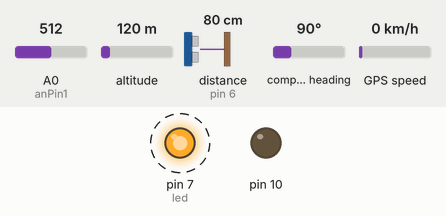
This sketch was run on a simulated Arduino Uno, built with avr-gcc and run on an emulated ATmega328P. Shown: output pins drawn as LEDs (lit = HIGH). Wiring (inferred from the names in the program): range finder with pulse-width output: data pin 6. Dashed ring = blinking. The inputs (shaded band) are chosen by the test bench; at power-on: distance to the obstacle (sensor on pin 6) 80 cm, A0 (anPin1) = 512, altitude 120 m, compass heading 90°, GPS speed 0 km/h. The echo pulse lasts 58.3 µs per cm; storage starts empty; the GPS gets a fix after 3 s at 37.7749, -122.4194 with 8 satellites; what the sketch prints to the serial monitor is not drawn.

Above: at 1.2 s.
1.3 s: distance to the obstacle (sensor on pin 6) set to 23 cm
4.8 s: distance to the obstacle (sensor on pin 6) set to 18 cm
At 5.8 s:
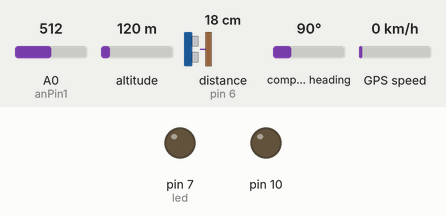
6.3 s: distance to the obstacle (sensor on pin 6) set to 35 cm
At 7.3 s:
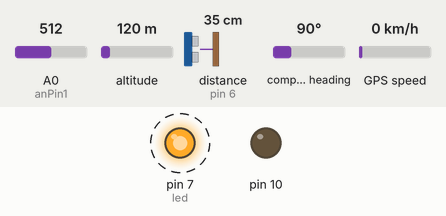
11.4 s: distance to the obstacle (sensor on pin 6) set to 2 cm
At 12.6 s:
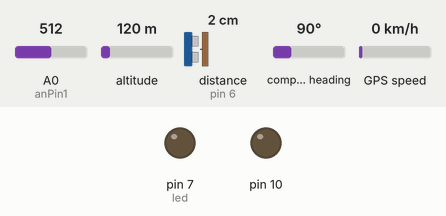
Timing chart, 0 to 14.4 s (numbered marks = the images above; inputs shaded):
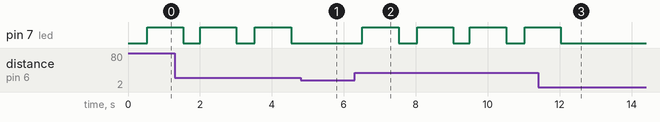

The sketch:

batimetria-v17.ino
```cpp
#include <SD.h>
//#include <Maxbotix.h>
#include <SoftwareSerial.h>
#include <TinyGPS.h>
//#include <OneWire.h>
//#include <DallasTemperature.h>

#define LOG_INTERVAL 500 // Interval between readings
#define SYNC_INTERVAL 500 // Interval between SD card writings

//Ultrasonic sensor definitions using the Maxbotix library
//Maxbotix rangeSensorPW(6, Maxbotix::PW, Maxbotix::XL, Maxbotix::BEST);
//Maxbotix rangeSensorTX(0 && 1, Maxbotix::TX, Maxbotix::XL, Maxbotix::MEDIAN);
//Maxbotix rangeSensorAD(A0, Maxbotix::AN, Maxbotix::XL, Maxbotix::BEST, 9);

//Thermal sensor
//#define ONE_WIRE_BUS 5
//OneWire oneWire(ONE_WIRE_BUS); // Setup a oneWire instance to communicate with any OneWire devices (not just Maxim/Dallas temperature ICs)
//DallasTemperature sensors(&oneWire); // Pass our oneWire reference to Dallas Temperature.

uint32_t syncTime = 0; // time of last sync()

//SD card definitions
const int chipSelect = 10;
File logfile;

TinyGPS gps;
SoftwareSerial ss(4, 3);

int led = 7;

//Sensor pins
const int pwPin1 = 6;
const int anPin1 = A0;

//Sensor variables
long sensor1, cm, sensor2, cm2;


void error(char *str) {
	Serial.print("error: ");
	Serial.println(str);
	while(1);
}

void read_sensor(){
  sensor1 = pulseIn(pwPin1, HIGH);
  sensor2 = analogRead(anPin1);
  cm = sensor1/58;
  cm2 = sensor2;
}

void setup(void) {

	Serial.begin(9600);
	ss.begin(9600);

	// Sensor delay for analog readings
	// rangeSensorAD.setADSampleDelay(10);
	pinMode(led, OUTPUT);

    // novo sensor
    pinMode(pwPin1, INPUT);


    // Initialize thermal sensor
    // sensors.begin();

	Serial.println();


	// Initialize SD card
	Serial.print("Initializing SD card...");
	// make sure that the default chip select pin is set to
	// output, even if you don't use it:
	pinMode(10, OUTPUT);

	// VERIFICA SE O CARTÃO ESTÁ PRESENTE E PODE SER INICIALIZADO:
	if (!SD.begin(chipSelect)) {
		error("SD card not initialized");
	}
	Serial.println("SD card not initialized");
	// Create a file LOGGER00.txt.
	char filename[] = "LOGGER00.TXT";
	for (uint8_t i = 0; i < 1000; i++) {
		filename[6] = i/10 + '0';
		filename[7] = i%10 + '0';
		if (!(SD.exists(filename))) {
			// only open a new file if it doesn't exist
			logfile = SD.open(filename, FILE_WRITE);
			break; // leave the loop!
		}
	}
	if (! logfile) {
		error("File not created");
	}
	Serial.print("Recording ");
	Serial.println(filename);

	// Collumns for the log file
	logfile.println("date_time, satelites, precision, latitude, longitude, pulse_signal, analog_signal");
	Serial.println("date_time, satelites, precision, latitude, longitude, pulse_signal, analog_signal");

}


void loop(void) {


	// delay for the amount of time we want between readings
	delay((LOG_INTERVAL -1) - (millis() % LOG_INTERVAL));
	// log milliseconds since starting
	uint32_t m = millis();

        read_sensor();

        if (!(cm < 20)) { // Record only readings greater than 20
			bool newData = false;
			unsigned long chars;
			unsigned short sentences, failed;
			float flat, flon;
			unsigned long age;
			int year;
			byte month, day, hour, minute, second, hundredths;

			digitalWrite(led, HIGH);

			// For one second we parse GPS data and report some key values
			for (unsigned long start = millis(); millis() - start < 1000;){
				while (ss.available()){
					char c = ss.read();
					//Serial.write(c); // uncomment this line if you want to see the GPS data flowing
					if (gps.encode(c)) // Did a new valid sentence come in?
					newData = true;
				}
			}

			// Get GPS data
			if (newData){
				gps.f_get_position(&flat, &flon, &age);
				gps.crack_datetime(&year, &month, &day, &hour, &minute, &second, &hundredths, &age);
			}
			gps.stats(&chars, &sentences, &failed);

			/*
				Serial.print(" CHARS=");
				Serial.print(chars);
				Serial.print(" SENTENCES=");
				Serial.print(sentences);
				Serial.print(" CSUM ERR=");
				Serial.println(failed);
			*/

			if (sentences == 0){ // The led used as GPS indicator is off when no GPS data is read;
				digitalWrite(led, LOW);
			}
			//logfile.print('"');

			//novo sensor


			logfile.print(day);
			logfile.print('/');
			logfile.print(month);
			logfile.print('/');
			logfile.print(year);
			logfile.print(' ');
			logfile.print(hour);
			logfile.print(':');
			logfile.print(minute);
			logfile.print(':');
			logfile.print(second);
			logfile.print(", ");
			logfile.print(gps.satellites() == TinyGPS::GPS_INVALID_SATELLITES ? 0 : gps.satellites());
			logfile.print(", ");
			logfile.print(gps.hdop() == TinyGPS::GPS_INVALID_HDOP ? 0 : gps.hdop());
			logfile.print(", ");
			logfile.print(flat == TinyGPS::GPS_INVALID_F_ANGLE ? 0.0 : flat, 6);
			logfile.print(", ");
			logfile.print(flon == TinyGPS::GPS_INVALID_F_ANGLE ? 0.0 : flon, 6);
			//logfile.print(", ");
			//logfile.print(sensors.getTempCByIndex(0));
			logfile.print(", ");
			logfile.print(cm);
			//logfile.print(", ");
			//logfile.print(rangeSensorTX.getRange());
			logfile.print(", ");
			logfile.println(cm2);

			/*
			//Serial.print('"');
			Serial.print(day);
			Serial.print('/');
			Serial.print(month);
			Serial.print('/');
			Serial.print(year);
			Serial.print(' ');
			Serial.print(hour);
			Serial.print(':');
			Serial.print(minute);
			Serial.print(':');
			Serial.print(second);
			Serial.print(", ");
			Serial.print(gps.satellites() == TinyGPS::GPS_INVALID_SATELLITES ? 0 : gps.satellites());
			Serial.print(", ");
			Serial.print(gps.hdop() == TinyGPS::GPS_INVALID_HDOP ? 0 : gps.hdop());
			Serial.print(", ");
			Serial.print(flat == TinyGPS::GPS_INVALID_F_ANGLE ? 0.0 : flat, 6);
			Serial.print(", ");
			Serial.print(flon == TinyGPS::GPS_INVALID_F_ANGLE ? 0.0 : flon, 6);
			//Serial.print(", ");
			//Serial.print(sensors.getTempCByIndex(0));
			Serial.print(", ");
			Serial.print(cm);
			//Serial.print(", ");
			//Serial.print(rangeSensorTX.getRange());
			Serial.print(", ");
			Serial.println(cm);
			*/

			// Check if the time elapsed is greater than the sync time to properly flush data to SD card
			if ((millis() - syncTime) < SYNC_INTERVAL) return;

			syncTime = millis();
			logfile.flush();
			}
}
```

Measured:
- the behaviour switches between 21 and 20 cm on distance to the obstacle (sensor on pin 6) (found by bisection; images 0 and 1)
- after the input at 4.8 s, pin 7 (led): stays LOW (without the input it goes to HIGH after 0.25 s)
- after the input at 6.3 s, pin 7 (led): alternates HIGH for 1.0 s and LOW for 0.52 s, starting after 0.22 s
- after the input at 11.4 s, pin 7 (led): goes on until 12.0 s, then stays LOW
- by itself, pin 7 (led): alternates HIGH for 1.0 s and LOW for 0.50 s
